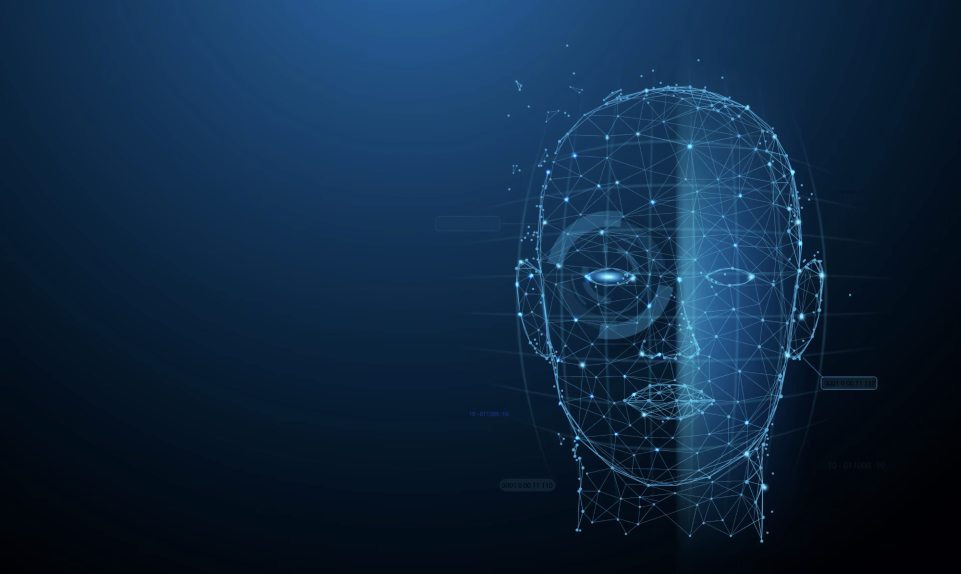
#> input picture Resources/IMG_0300.jpeg, 3842 x 2294 px (shown at 1/4 size)
$ python main.py
#> lines starting #> are read from the running program, lines starting #| are printed output that depends on the picture; after the words box and inside, x2 and y2 are one past the last pixel; in counts of white or black regions, pixels touching at a corner belong together
import cv2
import numpy as np
cap = cv2.VideoCapture(0, cv2.CAP_AVFOUNDATION)
if not cap.isOpened():
    raise SystemExit("Error: Could not open camera")
cap.set(cv2.CAP_PROP_FRAME_WIDTH, 1280)
cap.set(cv2.CAP_PROP_FRAME_HEIGHT, 720)
imageBackground = cv2.imread("Resources/IMG_0300.jpeg")
#> imageBackground is the input picture: shape (2294, 3842, 3); mean B, G, R 65.9, 39.8, 14.6
if imageBackground is None:
    raise SystemExit("Error: Could not load background image")
REGION_W, REGION_H = 2472, 2034
REGION_X = 50
bg_h, bg_w = imageBackground.shape[:2]
#> bg_h = 2294; bg_w = 3842
REGION_Y = (bg_h - REGION_H) // 2
#> REGION_Y = 130
pad = int(0.03 * min(REGION_W, REGION_H))
avail_w = REGION_W - 2 * pad
avail_h = REGION_H - 2 * pad
hsv = cv2.cvtColor(imageBackground, cv2.COLOR_BGR2HSV)
#> hsv: shape (2294, 3842, 3); mean H, S, V 105.9, 208.8, 65.9
lower_blue = np.array([90, 40, 30])
upper_blue = np.array([140, 255, 255])
mask_blue = cv2.inRange(hsv, lower_blue, upper_blue)
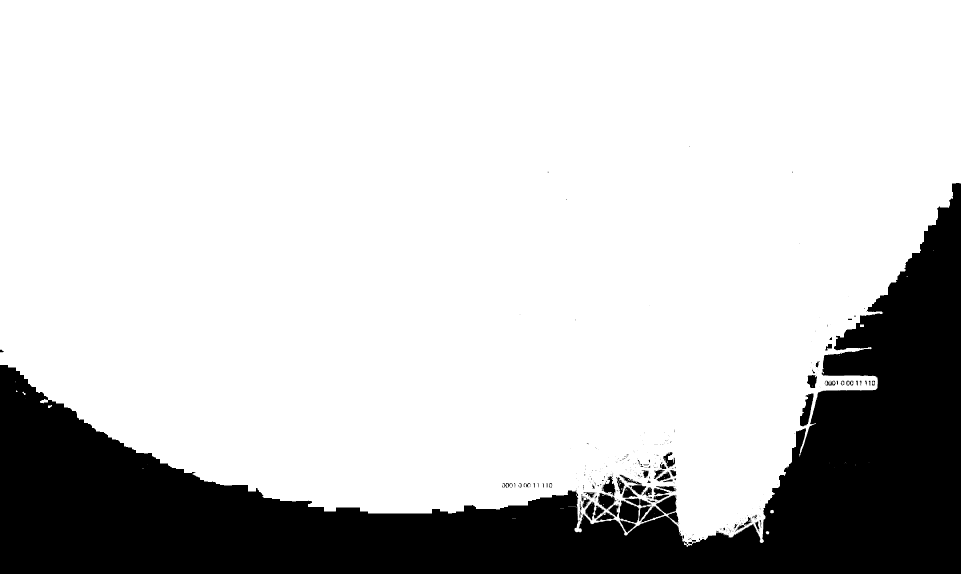
#> mask_blue: shape (2294, 3842) (shown at 1/4 size); 79.2% white; 646 black regions (552 under 20 px), largest, box (x1, y1, x2, y2) and area: (0, 732, 3842, 2294) 1779549, (2476, 2002, 2557, 2092) 5068, (2623, 1980, 2706, 2057) 3843
kernel = cv2.getStructuringElement(cv2.MORPH_ELLIPSE, (9, 9))
mask_blue = cv2.morphologyEx(mask_blue, cv2.MORPH_CLOSE, kernel)
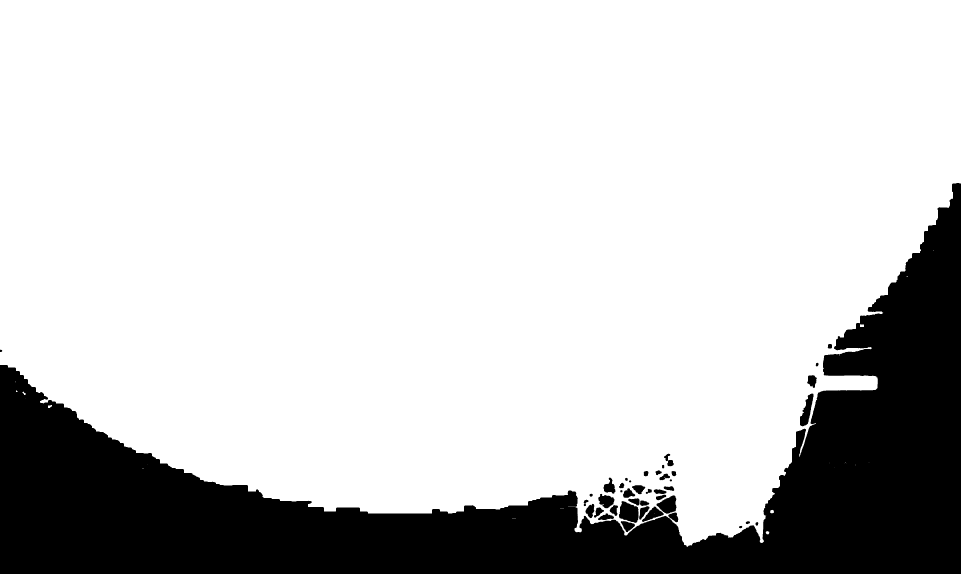
#> mask_blue: shape (2294, 3842) (shown at 1/4 size); 79.4% white; 43 black regions, largest, box (x1, y1, x2, y2) and area: (0, 732, 3842, 2294) 1777317, (2476, 2004, 2554, 2092) 4924, (2626, 1981, 2706, 2055) 3733
mask_blue = cv2.morphologyEx(mask_blue, cv2.MORPH_OPEN, kernel)
#> mask_blue: shape (2294, 3842); 79.3% white; 23 black regions
contours, _ = cv2.findContours(mask_blue, cv2.RETR_EXTERNAL, cv2.CHAIN_APPROX_SIMPLE)
#> contours = 18 contours; largest, box (x1, y1, x2, y2) and area: (0, 0, 3842, 2186) 6996058, (2538, 2077, 2571, 2107) 511, (161, 1596, 192, 1613) 313, (2550, 2020, 2571, 2038) 222, (2654, 2051, 2674, 2066) 168
face_bbox = None
if contours:
    largest = max(contours, key=cv2.contourArea)
#> largest = contour of 3508 points, box (x1, y1, x2, y2) (0, 0, 3842, 2186), area 6996058
    x_b, y_b, w_b, h_b = cv2.boundingRect(largest)
#> x_b = 0; y_b = 0; w_b = 3842; h_b = 2186
    face_bbox = (x_b, y_b, w_b, h_b)
#> face_bbox = (0, 0, 3842, 2186)
else:
    face_bbox = (REGION_X + REGION_W // 2, REGION_Y, REGION_W // 2, REGION_H)
while True:
    success, img = cap.read()
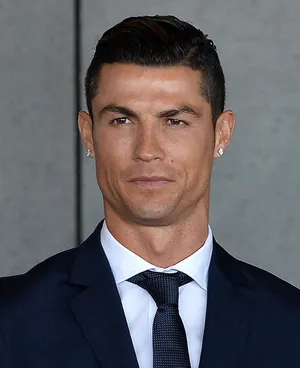
#> input picture Images/Cristiano-Ronaldo.jpeg, 300 x 368 px, given in place of the camera
#> img is the input picture: shape (368, 300, 3); mean B, G, R 96.9, 94, 97.6
    if not success or img is None:
        print("Failed to grab frame")
        break
    img = cv2.flip(img, 1)
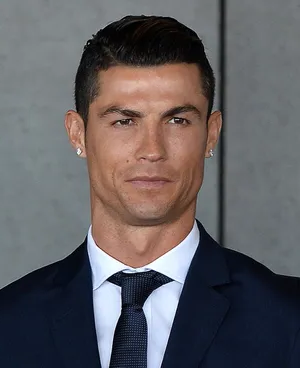
#> img: shape (368, 300, 3); mean B, G, R 96.9, 94, 97.6
    target_w = int(avail_w * 0.8)
    target_h = int(avail_h * 0.9)
    img_resized = cv2.resize(img, (target_w, target_h), interpolation=cv2.INTER_AREA)
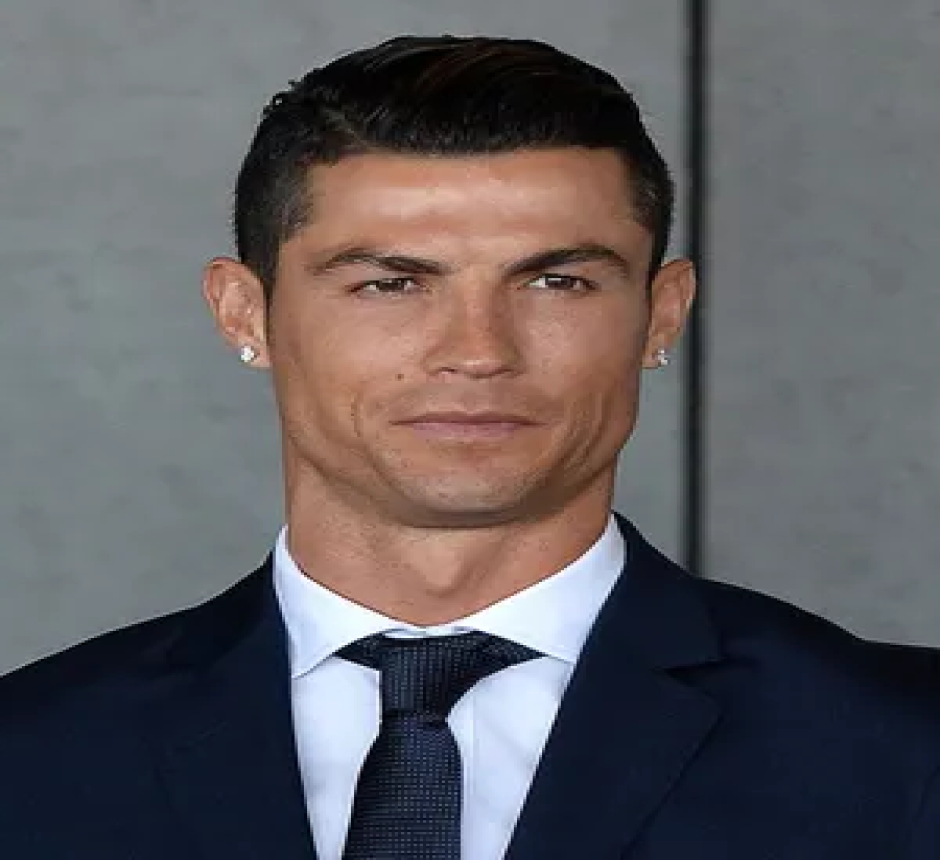
#> img_resized: shape (1720, 1880, 3) (shown at 1/2 size); mean B, G, R 96.9, 94, 97.6
    paste_x = REGION_X + pad
    offset_y = 100
    paste_y = REGION_Y + (avail_h - target_h) // 2 + offset_y
#> paste_y = 326
    canvas = imageBackground.copy()
    canvas[paste_y:paste_y + target_h, paste_x:paste_x + target_w] = img_resized
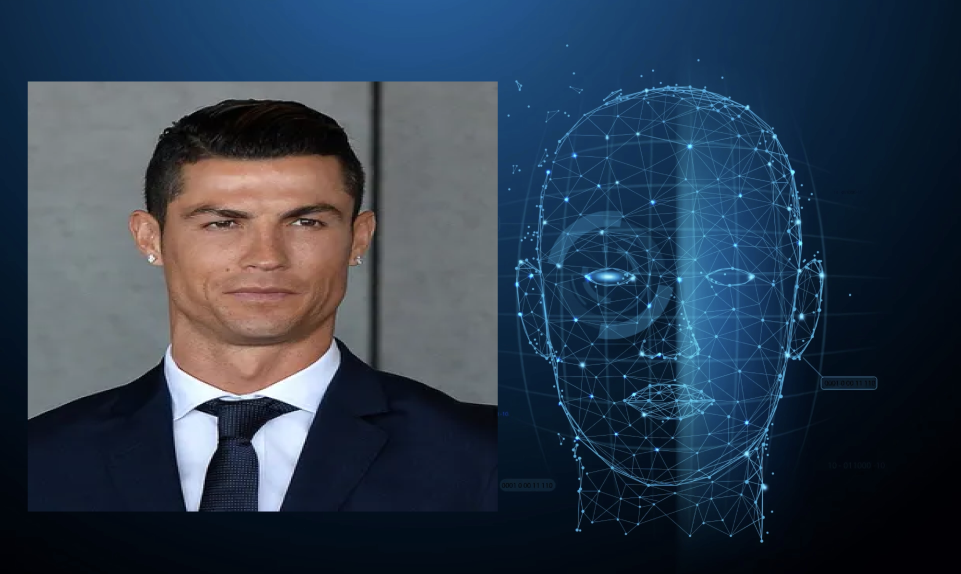
#> canvas: shape (2294, 3842, 3) (shown at 1/4 size); mean B, G, R 77.9, 60.6, 45.9
    cv2.imshow("Face Recognition", img_resized)
    cv2.imshow("Background", canvas)
    key = cv2.waitKey(1) & 0xFF
#> (key q is pressed here)
    if key in [ord('q'), ord('Q')]:
        break
cap.release()
cv2.destroyAllWindows()
